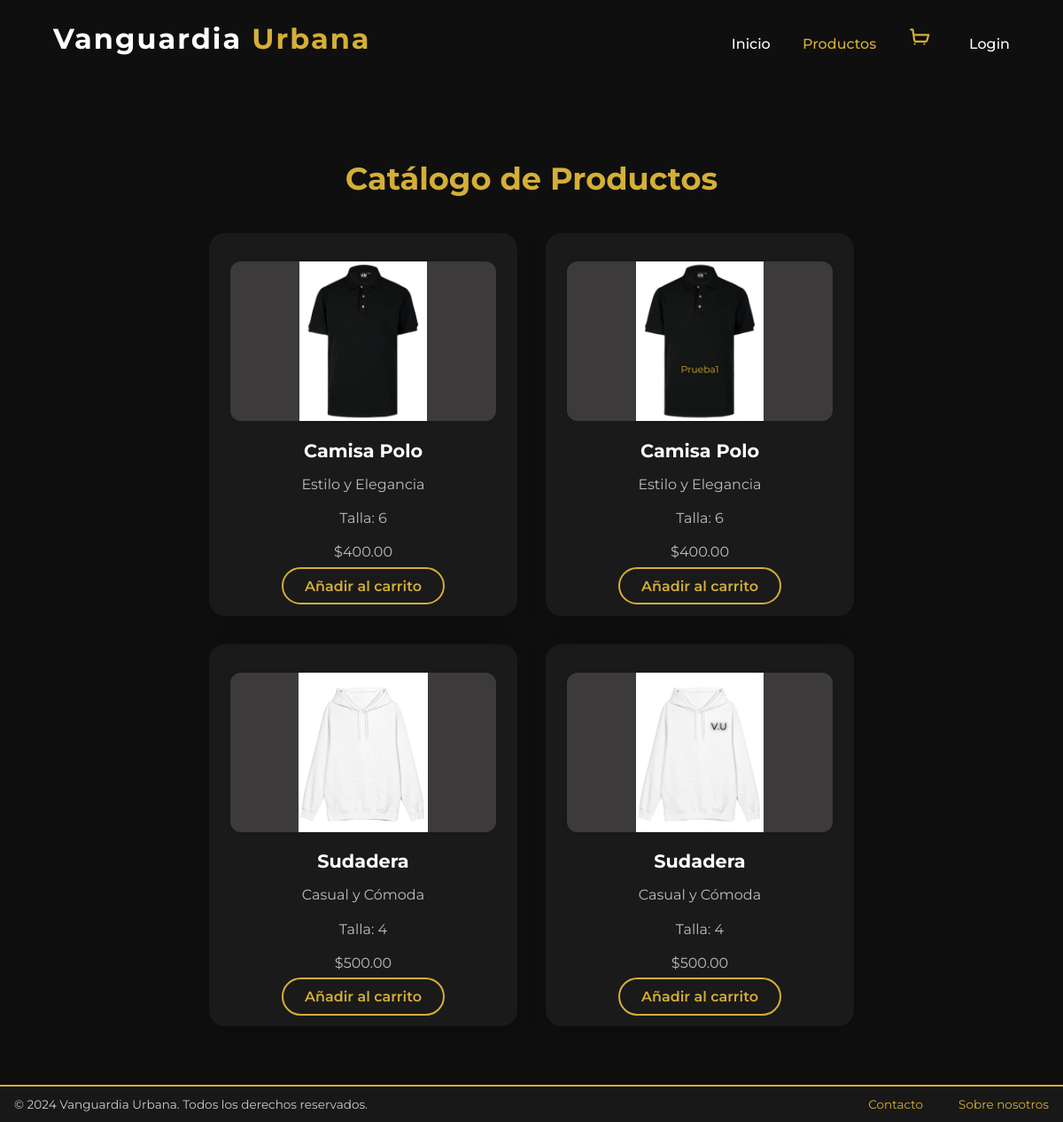
The page /frontend/catalogo/ on the database as committed earlier.
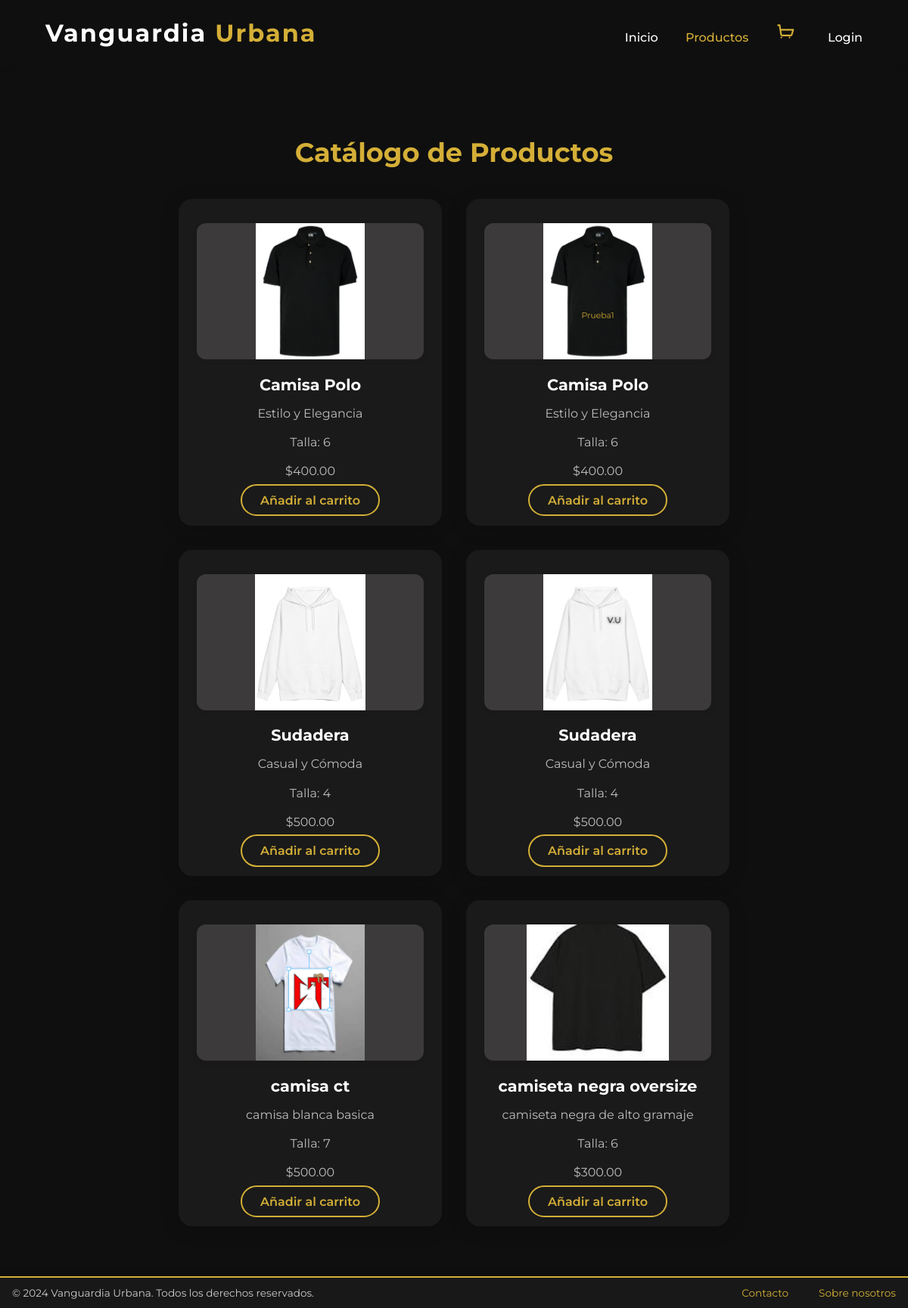
The same page on the database as committed later.
### cliente/models.py (models this page shows, shortened)
class Variante_p(models.Model):
    colores=[
        ('Negro', 'Negro'),
        ('Blanco', 'Blanco'),
        ('Verde', 'Verde'),
        ('Amarillo', 'Amarillo'),
        ('Rojo', 'Rojo'),
    ]
    categorias = [
        ('Niños', 'Niños'),
        ('Hombre', 'Hombre'),
        ('Mujer', 'Mujer'),
    ]
    producto= models.ForeignKey(producto, related_name='variantes', on_delete=models.CASCADE)
    color= models.CharField('Color', max_length=10, choices=colores)
    talla= models.IntegerField('Talla', null=False)
    categoria = models.CharField('Categoría', max_length=10, choices=categorias)
    imagen= models.ImageField('Imagen',upload_to='productos/')
    stock= models.PositiveIntegerField(
        'Cantidad en stock',
        default=0,
        validators=[MinValueValidator(0)]
    )
    sku= models.CharField('Sku/código',max_length=50, unique=True)
    class Meta:
        unique_together= ('producto', 'color')
        verbose_name= 'Variante'
        verbose_name_plural= 'Variantes'

class producto(models.Model):
    nombre= models.CharField('nombre', max_length=100)
    descripcion= models.TextField('descripcion')
    precio_base= models.DecimalField('precio', max_digits=10, decimal_places=2, validators=[MinValueValidator(0)])
    usuario= models.ForeignKey(Usuario, on_delete=models.CASCADE)

### cliente/views.py (the view)
# urls.py: path('frontend/catalogo/', views.frontend_catalogo, name='frontend_catalogo'),
def frontend_catalogo(request):
    productos= Variante_p.objects.all()
    return render(request,'cliente/catalogo.html',{
        'productos':productos
    })

### cliente/templates/cliente/catalogo.html (shortened to what this page needs)
{% extends 'base_frontend.html' %}
{% load static %}
{% block inicio %}
  <a href="{% url 'frontend_home' %}" style="color:#ffffff">Inicio</a>
{% endblock %}
{% block prodcuctos %}
    <a href="{% url 'frontend_catalogo' %}"style="color:#d4af37">Productos</a>
{% endblock %}
{% block login %}
  <a href="{% url 'frontend_login' %}">Login</a>
{% endblock %}
{% block content %}
  <section class="featured-products">
    <div class="container">
      <h2>Catálogo de Productos</h2>
      <div class="products-grid">
        {% for producto in productos %}
          <div class="product-card">
            <img src="{{ producto.imagen.url }}" alt="Producto {{producto.id}}">
            <h3>{{ producto.producto.nombre }}</h3>
            <p>{{ producto.producto.descripcion }}</p>
            <p>Talla: {{ producto.talla }}</p>
            <p>${{ producto.producto.precio_base }}</p>
            <a href="{% url 'agregarCarrito' producto.id %}" class="btn-secondary">Añadir al carrito</a>
          </div>
        {% endfor %}
      </div>
    </div>
  </section>
{% endblock %}

### cliente/templates/base_frontend.html (shortened to what this page needs)
{% load static %}
<!DOCTYPE html>
<html lang="es">
<head>
  <link rel="stylesheet" href="{% static 'css/home.css' %}">
</head>
<body>
  <header class="header">
    <div class="container header-content">
      <div class="logo">Vanguardia <span>Urbana</span></div>
      <nav class="nav">
        {% block inicio %}{% endblock %}
        {% block prodcuctos %}{% endblock %}
        {% block carrito %}
          <a href="{% url 'frontend_carrito' %}" class="cart-icon" title="Ver carrito" style="display:inline-flex;align-items:center;gap:0.4em;">
          </a>
        {% endblock %}
        {% block login %}{% endblock %}
      </nav>
    </div>
  </header>
  <main>
    {% block content %}
    {% endblock %}
  </main>
  <footer class="footer">
    <div class="footer-content">
      <div class="footer-copyright">© 2024 Vanguardia Urbana. Todos los derechos reservados.</div>
      <div class="footer-links">
        <a href="{% url 'frontend_contacto' %}">Contacto</a>
        <a href="{% url 'frontend_sobre' %}">Sobre nosotros</a>
      </div>
    </div>
  </footer>
</body>
</html>

### static/css/home.css (style rules this page uses)
body { margin: 0; font-family: 'Montserrat', sans-serif; background: #0f0f0f; color: #ffffff; }
.container { width: 90%; max-width: 1200px; margin: 0 auto; }
.header { background: #101010cc; box-shadow: 0 2px 8px rgba(0,0,0,0.08); position: sticky; top: 0; z-index: 10; }
.header-content { display: flex; align-items: center; justify-content: space-between; padding: 1.5rem 0; }
.logo { font-size: 2rem; font-weight: 700; letter-spacing: 2px; color: #fff; }
.logo span { color: #d4af37; }
.nav a { color: #fff; text-decoration: none; margin-left: 2rem; font-weight: 500; transition: color 0.2s; }
.featured-products { background: #0f0f0f; padding: 4rem 0 3rem 0; }
.featured-products h2 { text-align: center; font-size: 2.2rem; color: #d4af37; margin-bottom: 2.5rem; }
.products-grid { display: flex; gap: 2rem; justify-content: center; flex-wrap: wrap; }
.product-card { background: #1a1a1a; border-radius: 18px; box-shadow: 0 4px 24px rgba(0,0,0,0.18); padding: 2rem 1.5rem 1.5rem 1.5rem; text-align: center; width: 300px; transition: transform 0.2s, box-shadow 0.2s; }
.product-card img { width: 100%; height: 180px; object-fit: contain; background: #3c3a3a; border-radius: 12px; margin-bottom: 1.2rem; display: block; box-shadow: 0 2px 8px rgba(0,0,0,0.06); }
.product-card h3 { color: #fff; font-size: 1.3rem; margin-bottom: 0.5rem; }
.product-card p { color: #bdbdbd; font-size: 1rem; margin-bottom: 1.2rem; }
.btn-secondary { background: transparent; color: #d4af37; border: 2px solid #d4af37; padding: 0.6rem 1.5rem; border-radius: 30px; font-size: 1rem; font-weight: 600; text-decoration: none; transition: background 0.2s, color 0.2s; }
.footer { background: #101010; padding: 2rem 0 1rem 0; color: #bdbdbd; font-size: 1rem; }
.footer-content { display: flex; justify-content: space-between; align-items: center; flex-wrap: wrap; }
.footer-links a { color: #bdbdbd; text-decoration: none; margin-left: 1.5rem; transition: color 0.2s; }
.cart-icon { display: flex; align-items: center; margin-left: 2rem; transition: transform 0.2s; }

### cliente/templates/base_frontend.html (style rules this page uses)
body { margin-bottom: 60px; }
.footer { position: fixed; bottom: 0; left: 0; right: 0; background: #181818; color: #fff; padding: 12px 0; z-index: 1000; box-shadow: 0 -2px 10px rgba(0,0,0,0.1); border-top: 2px solid #d4af37; }
.footer-content { display: flex; justify-content: space-between; align-items: center; max-width: 1200px; margin: 0 auto; padding: 0 1rem; font-size: 0.85rem; }
.footer-links { display: flex; gap: 1rem; }
.footer-links a { color: #d4af37; text-decoration: none; transition: color 0.3s ease; }
.footer-copyright { color: #ccc; }

Rows that differ between the two databases and show on the page:
added Variante_p: imagen (picture), producto.nombre "camisa ct", producto.descripcion "camisa blanca basica", talla "7", producto.precio_base "500.00"
added Variante_p: imagen (picture), producto.nombre "camiseta negra oversize", producto.descripcion "camiseta negra de alto gramaje", talla "6", producto.precio_base "300.00"
